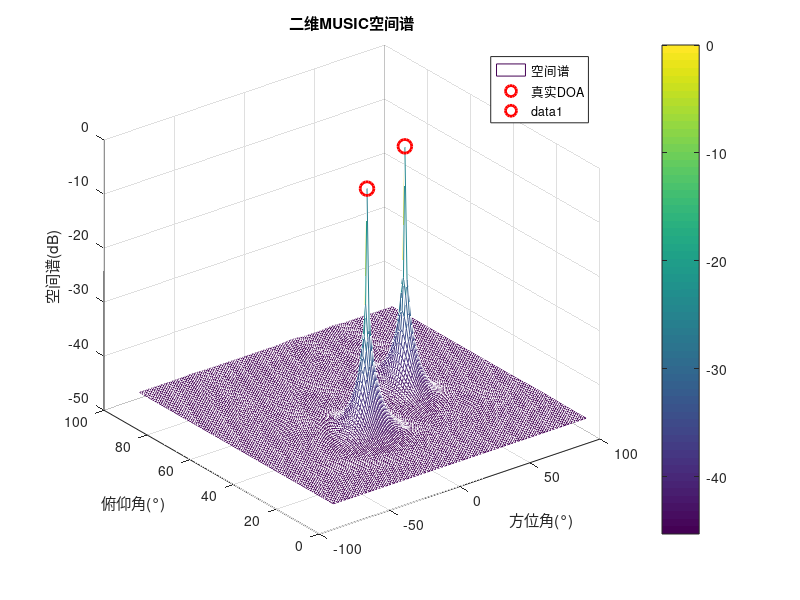

The MATLAB source for this figure: (Note: this script raises an error after producing the figure.)
clear all;
clc;

%% 参数设置
p = 2;                          % 信源数
Mx = 8; My = 8;                 % x和y方向阵元数
fc = 1e9;                       % 载频
DOA_az = [30, -20];             % 方位角（度）
DOA_el = [45, 30];              % 俯仰角（度）
fs = 4*fc;                      % 采样率
N = 1024;                       % 快拍数
snr = [15, 10];                 % 信噪比(dB)
c = 3e8;                        % 光速
d = 0.15;                       % 阵元间距
lambda = c/fc;                  % 波长

%% 信号模型
t = (0:N-1)/fs;
s1 = sqrt(2)*cos(2*pi*fc*t);    % 信号1
s2 = sqrt(2)*cos(2*pi*(fc+5e6)*t); % 信号2
S = [s1; s2];                   % 信号矩阵

%% 二维阵列流形矩阵构建
A = zeros(Mx*My, p);
for k = 1:p
    % x方向相位差
    phase_x = 2*pi*d/lambda * sind(DOA_el(k)) * cosd(DOA_az(k)) * (0:Mx-1);
    a_x = exp(-1j*phase_x(:));
    
    % y方向相位差
    phase_y = 2*pi*d/lambda * sind(DOA_el(k)) * sind(DOA_az(k)) * (0:My-1);
    a_y = exp(-1j*phase_y(:));
    
    % Kronecker积得到二维导向矢量
    A(:,k) = kron(a_x, a_y);
end

%% 接收信号生成
X = awgn(A*S, snr(1));          % 添加高斯白噪声

%% 协方差矩阵计算
R = X*X'/N;                     % 样本协方差矩阵
[U, D] = eig(R);                % 特征分解
eig_values = diag(D);
[~, idx] = sort(eig_values, 'descend');
Un = U(:, idx(p+1:end));        % 噪声子空间

%% 二维空间谱扫描
az_scan = -90:1:90;             % 方位角扫描范围
el_scan = 0:1:90;               % 俯仰角扫描范围
P_music = zeros(length(el_scan), length(az_scan));

for i = 1:length(el_scan)
    for j = 1:length(az_scan)
        % 当前扫描角度对应的导向矢量
        phase_x = 2*pi*d/lambda * sind(el_scan(i)) * cosd(az_scan(j)) * (0:Mx-1);
        a_x = exp(-1j*phase_x(:));
        
        phase_y = 2*pi*d/lambda * sind(el_scan(i)) * sind(az_scan(j)) * (0:My-1);
        a_y = exp(-1j*phase_y(:));
        
        a = kron(a_x, a_y);
        
        % MUSIC谱计算
        P_music(i,j) = 1/abs(a'*(Un*Un')*a);
    end
end

%% 结果可视化
P_music = 10*log10(P_music/max(P_music(:))); % 归一化为dB

% 三维谱峰图
figure;
mesh(az_scan, el_scan, P_music);
xlabel('方位角(°)'); ylabel('俯仰角(°)'); zlabel('空间谱(dB)');
title('二维MUSIC空间谱');
hold on;

% 标记真实DOA
for k = 1:p
    plot3(DOA_az(k), DOA_el(k), 0, 'ro', 'MarkerSize', 10, 'LineWidth', 2);
end
legend('空间谱', '真实DOA');
colorbar;

%% 峰值搜索（自动提取前p个峰值）
[el_idx, az_idx] = findpeaks2D(P_music, p);
estimated_az = az_scan(az_idx);
estimated_el = el_scan(el_idx);
disp('估计结果:');
disp(['方位角: ', num2str(estimated_az)]);
disp(['俯仰角: ', num2str(estimated_el)]);

%% 自定义二维峰值查找函数
function [row_idx, col_idx] = findpeaks2D(matrix, num_peaks)
    [rows, cols] = size(matrix);
    peak_values = zeros(1, num_peaks);
    row_idx = zeros(1, num_peaks);
    col_idx = zeros(1, num_peaks);
    
    for k = 1:num_peaks
        [max_val, max_pos] = max(matrix(:));
        [r, c] = ind2sub(size(matrix), max_pos);
        
        peak_values(k) = max_val;
        row_idx(k) = r;
        col_idx(k) = c;
        
        % 将当前峰值周围归零避免重复检测
        r_start = max(1, r-3); r_end = min(rows, r+3);
        c_start = max(1, c-3); c_end = min(cols, c+3);
        matrix(r_start:r_end, c_start:c_end) = -inf;
    end
end